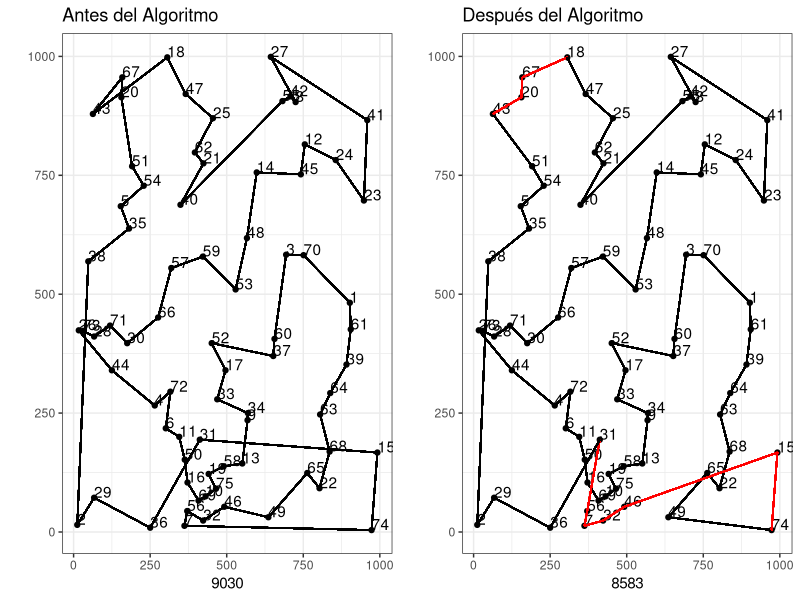

This chart was generated by the following R code:
## ---- chunk 1
knitr::opts_chunk$set(echo = TRUE)
## ---- chunk 2
library(tidyverse)
library(gridExtra)
## ---- chunk 3
n <- 75 # Number of Nodes in Plot
proportion_edges <- 1/2
greedy <- 3
number_neighbors <- floor(n*proportion_edges) # Number of the first kth neighbors, the rest edges will get eliminated
## ---- chunk 4
# Define Euclidean distance funcion
dist_euclidean <- function(i1, i2, j1,j2){ 
  return(sqrt((i1-j1)^2+(i2-j2)^2))
}

# Given set of coordiantes calculates euclidean distance and adds noice.
matrix_euclidean <- function(ciudades_pos){
  ciudades_dist <- matrix(integer(n^2), ncol = n)
  for(i in 1:(n-1)){
    i1 <- ciudades_pos[i,1] 
    i2 <- ciudades_pos[i,2]
    for(j in (i+1):n){
      j1 <- ciudades_pos[j,1] 
      j2 <- ciudades_pos[j,2] 
      ciudades_dist[i,j] <- (dist_euclidean(i1, i2, j1, j2) + ifelse(i==j,0, (rnorm(1, sd = 0)^2))) %>% round()
      ciudades_dist[j,i] <- ciudades_dist[i,j]
    }
  }
  return(ciudades_dist)
}

# Updates distance matrix when triangle Inequality is not satissfied
desigualdad_triangulo <- function(ciudades_dist)
  for(i in 1:(n-1)){
    for(j in (i+1):n){
      distancia_minima <- ciudades_dist[i,j]
      set <- setdiff(1:n, c(i,j))
      for(k in set){
        distancia_indirecta <- ciudades_dist[i,k] + ciudades_dist[k,j]
        if(distancia_indirecta < distancia_minima){
          distancia_minima <- distancia_minima
        }
      }
      ciudades_dist[i,j] <- distancia_minima
      ciudades_dist[j,i] <- distancia_minima
    }
    return(ciudades_dist)
  }

TSP_plot <- function(ciudades_pos_df, camino_heuristica, camino_heuristica_original){
  n <- nrow(ciudades_pos_df)
  g <- ggplot(ciudades_pos_df, aes(x = V1, y = V2)) + geom_point() + theme_bw() + geom_text(aes(label=c(1:n)), hjust=0, vjust=0)
  if(all(!camino_heuristica==0)){
    m <- n
  }
  else{
   m <- min(which(camino_heuristica==0))-2 
  }
  for(i in 1:m){
     i1 <- ciudades_pos_df[camino_heuristica[i],1]
     i2 <- ciudades_pos_df[camino_heuristica[i],2]
     j1 <- ciudades_pos_df[camino_heuristica[i+1],1]
     j2 <- ciudades_pos_df[camino_heuristica[i+1],2]
     if(camino_heuristica[i] == camino_heuristica_original[i]){
        g <- g + geom_segment(x = i1 , xend = j1, y = i2, yend = j2, color="black")
     }
     else{
       g <- g + geom_segment(x = i1 , xend = j1, y = i2, yend = j2, color="red") 
     }
  }
  return(g)
}
## ---- chunk 5
set.seed(11212)

ciudades_pos <- matrix(runif(2*n), ncol = 2) # Generate coordinates of n neighbors randomly
ciudades_pos <- round(1000*(ciudades_pos)) # Round to integers

#Generate distance matrix
ciudades_dist <- matrix_euclidean(ciudades_pos)

# For last iteration, save original values
ciudades_dist_sin_mod <- ciudades_dist
ciudades_dist <- desigualdad_triangulo(ciudades_dist)
## ---- chunk 6
# Eliminate all but the first kth nearest edges for each node.
vecinos_lista <- list()
for(i in 1:n){
  kth_near <- (ciudades_dist_sin_mod[i,] %>% sort())[number_neighbors]
  for(j in 1:n){
      if(ciudades_dist_sin_mod[i,j] > kth_near){
        ciudades_dist[i,j] <- Inf
      }
   }
}

# Hace simétrica la matriz
for(i in 1:n){
  for(j in 1:n){
      if(ciudades_dist[i,j] != ciudades_dist[j,i]){
        if(ciudades_dist[i,j] < ciudades_dist[j,i]){
          ciudades_dist[j,i] <- ciudades_dist[i,j]
        }
        else{
          ciudades_dist[i,j] <- ciudades_dist[j,i]
        }
      }
   }
}

for(i in 1:n){
  vecinos_lista[[i]] <- which(as.logical((ciudades_dist[i,] < Inf)*(ciudades_dist[i,] > 0) %>% as.integer()))
}

# Estricturas a usar
caminos <- matrix(integer((n+1)*n), nrow = n)
caminos[1:n,1] <- 1:n
caminos[1:n,(n+1)] <- 1:n
costos <- matrix(integer(n^2), nrow = n)

# Vector con numero de vecinos
grado_vecinos <- sapply(1:n, function(i){vecinos_lista[[i]] %>% length()})
grado_vecinos_lista <- list()
for(i in 1:n){
  grado_vecinos_lista[[i]] <- grado_vecinos
}
## ---- chunk 7
m <- n-1
for(num_iter in 1:m){
  for(i in 1:n){
     ciudad_actual <- caminos[i, num_iter]
     ciudades_vecinas_por_recorrer <- setdiff(vecinos_lista[[ciudad_actual]], caminos[i, 1:num_iter])
     grado_vecinos_por_recorrer <- grado_vecinos_lista[[i]][ciudades_vecinas_por_recorrer]
     boolean_neighbors <- grado_vecinos_por_recorrer > greedy
     if(all(boolean_neighbors)){
       dist_min <- Inf
       for(j in ciudades_vecinas_por_recorrer){
           dist_ciudad <- ciudades_dist_sin_mod[ciudad_actual, j]
           if(dist_ciudad < dist_min){
             dist_min <- dist_ciudad
             ciudad_min <- j
           }
       }
     }
     else{
       ciudad_min <- (ciudades_vecinas_por_recorrer[!boolean_neighbors])[1]
       dist_min <- ciudades_dist_sin_mod[ciudad_actual, ciudad_min]
     }
     for(j in ciudades_vecinas_por_recorrer){
       grado_vecinos_lista[[i]][j] <- grado_vecinos_lista[[i]][j] - 1
     }
     grado_vecinos_lista[[i]][ciudad_actual] <- 0
     costos[i, num_iter] <- dist_min
     caminos[i, num_iter+1] <- ciudad_min
  }
}

if(m == n-1){
  costos[1:n, n]  <- sapply(1:n, function(i){ciudades_dist_sin_mod[caminos[i, n], i]})
}
costos_ciclos <- sapply(1:n, function(i){sum(costos[i,1:n])})
ciclo_index <- which.min(costos_ciclos)
camino_heuristica_original <- caminos[ciclo_index,]
camino_heuristica <- camino_heuristica_original
costo_sin_heuristica <- costos_ciclos[ciclo_index]
## ---- chunk 8
index_function <- function(i,j){
  return(which(caminos[i,]==j)[1])
}

index_matrix <- matrix(0L, nrow = n, ncol = n)
caminos_ext <- matrix(0L, nrow = n, ncol = 2*n)
costos_ext <- matrix(0L, nrow = n, ncol = 2*n)
for(i in 1:n){
  index_matrix[i,] <- sapply(1:n, function(j) index_function(i,j))
  caminos_ext[i,] <-  c(caminos[i,], caminos[i,2:n])
  costos_ext[i,] <-  c(costos[i,], costos[i,])
}

## ---- chunk 9
exito <- 1
while(exito>0){
  exito <- 0
  structure_list <- list()
  structure_index_list <- list()
  structure_cost_vector <- c()

  for(len in 1:(n-1)){
    ini <- 1
    end <- len+1
    for(path in 1:n){
      structure <- caminos_ext[ciclo_index, ini:end]
      structure_cost <- sum(costos_ext[ciclo_index, ini:(end-1)])
      structure_length <- length(structure)
      extreme1 <- structure[1]
      extreme2 <- tail(structure, 1)
      for(k in setdiff(1:n, ciclo_index)){
        index_begin <- index_matrix[k,extreme1]
        index_end <- index_matrix[k,extreme2]
        if(!is.na(index_begin) && !is.na(index_end)){
          if(index_begin > index_end){
            index_aux <- index_begin
            index_begin <- index_end
            index_end <- index_aux
          }
          structure1 <- caminos_ext[k,index_begin:index_end]
          structure1_length <- length(structure1)
          structure2 <- caminos_ext[k,index_end:(index_begin+n)]
          structure2_length <- length(structure2)
          if(structure_length==structure1_length){
            if(length(setdiff(structure, structure1))==0){
              structure1_cost <- sum(costos_ext[k, index_begin:(index_end-1)])
              if(structure1_cost < structure_cost){
                exito <- exito + 1
                structure_list[[exito]] <- structure1
                structure_cost_vector[exito] <- structure1_cost - structure_cost
                structure_index_list[[exito]] <- c(k, index_begin, index_end)
              }
            }
          }
          if(structure_length==structure2_length){
            if(length(setdiff(structure, structure2))==0){
              structure2_cost <- sum(costos_ext[k,index_end:(index_begin+n-1)])
              if(structure2_cost < structure_cost){
                exito <- exito + 1
                structure_list[[exito]] <- structure2
                structure_cost_vector[exito] <- structure2_cost - structure_cost
                structure_index_list[[exito]] <- c(k, index_end, index_begin+n)
              }

            }
          }
        }
      }
      ini <- ini + 1
      end <- end + 1
    }
  }

  if(exito>0){
    index_min <- which.min(structure_cost_vector)
    index_replace <- structure_index_list[[index_min]][1]
    index_begin <- structure_index_list[[index_min]][2]
    index_end <- structure_index_list[[index_min]][3]
    structure_replace <- structure_list[[index_min]]
    costos_replace <- costos_ext[index_replace, index_begin:(index_end-1)]
    ini <- index_matrix[ciclo_index, structure_replace[1]]
    end <- index_matrix[ciclo_index,tail(structure_replace, 1)]
    if(ini > end){
      aux <- ini
      ini <- end
      end <- aux
      structure_replace <- rev(structure_replace)
      costos_replace <- rev(costos_replace)
    }
    if(length(ini:end) == length(structure_replace)){
      caminos[ciclo_index,ini:end] <- structure_replace
      costos[ciclo_index, ini:(end-1)] <- costos_replace
    }
    else{
      edges_costs <- costos_replace
      index_cut <- which(structure == ciclo_index)
      structure_head <- structure[1:index_cut]
      structure_tail <- structure[-1:-(index_cut-1)]
      edges_costs_head <- edges_costs[1:(index_cut-1)]
      edges_costs_tail <- edges_costs[-1:-(index_cut-1)]
      begin_index <- length(structure_head) + 1
      end_index <- n+1 - length(structure_tail)
      caminos[ciclo_index,] <- c(structure_tail, caminos[ciclo_index,begin_index:end_index], structure_head)
      begin_index <- length(structure_head)
      costos[ciclo_index,] <- c(edges_costs_tail, costos[ciclo_index, begin_index:end_index], edges_costs_head)
      print("Warning")
    }
    for(i in 1:n){
      index_matrix[i,] <- sapply(1:n, function(j) index_function(i,j))
      caminos_ext[i,] <-  c(caminos[i,], caminos[i,2:n])
      costos_ext[i,] <-  c(costos[i,], costos[i,])
    }
  }
}
## ---- chunk 10
costos_ciclos <- sapply(1:n, function(i){sum(costos[i,1:n])})
camino_heuristica <- caminos[ciclo_index,]
## ---- chunk 11
costo_con_heuristica <- costos_ciclos[ciclo_index]
## ---- chunk 12
ciudades_pos_df <- as.data.frame(ciudades_pos)
g1 <- TSP_plot(ciudades_pos_df, camino_heuristica_original, camino_heuristica_original) +  ggtitle("Antes del Algoritmo")  + labs (x = costo_sin_heuristica, y = "")
g2 <- TSP_plot(ciudades_pos_df, camino_heuristica, camino_heuristica_original) +  ggtitle("Después del Algoritmo")  + labs (x = costo_con_heuristica, y = "")
grid.arrange (g1, g2, nrow=1)
